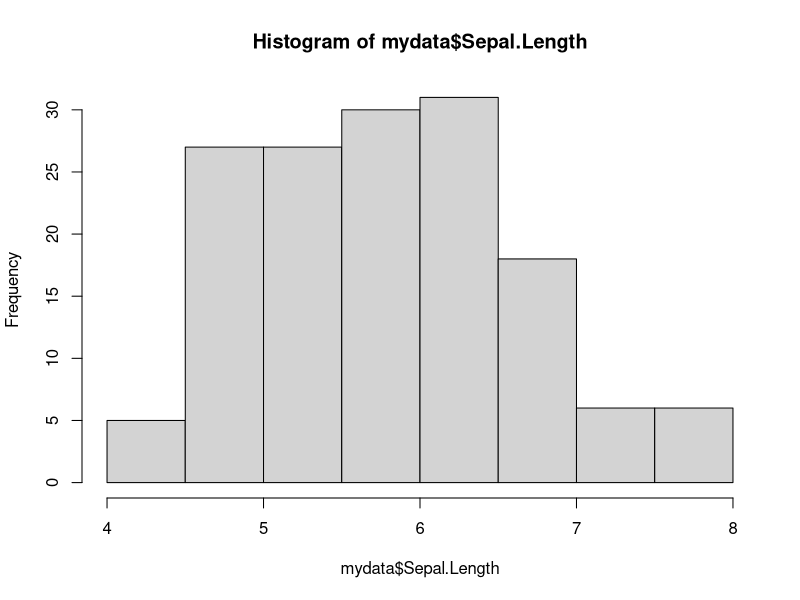
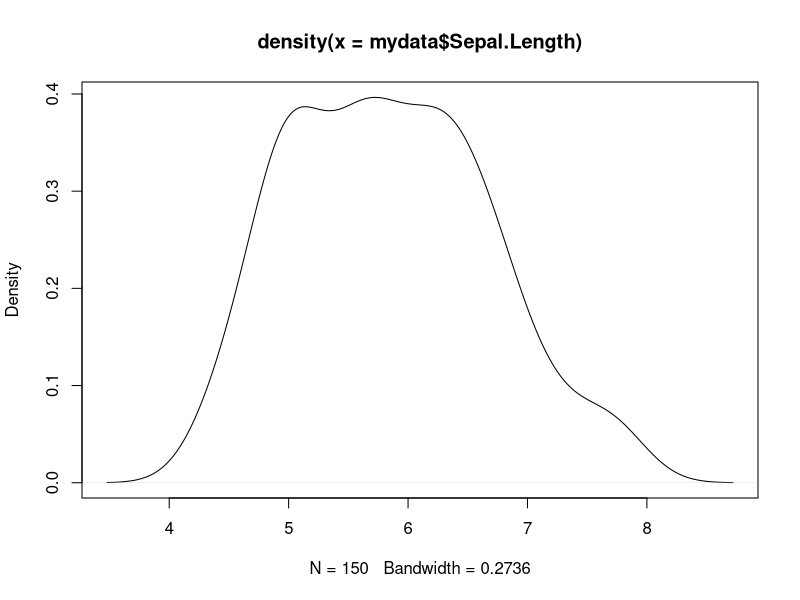
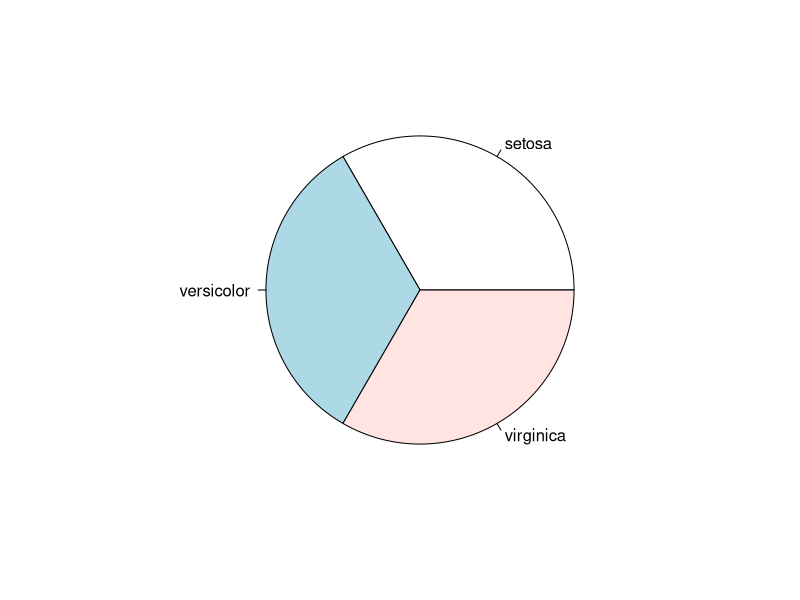
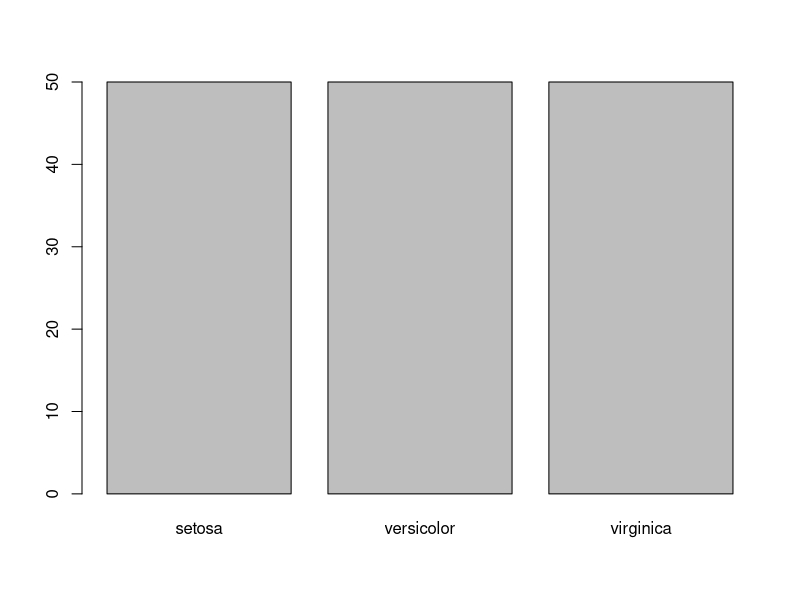
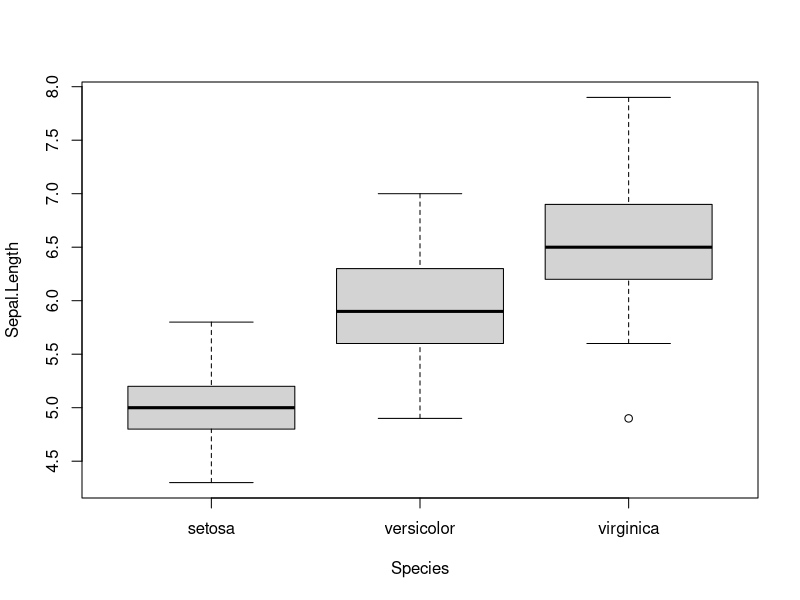
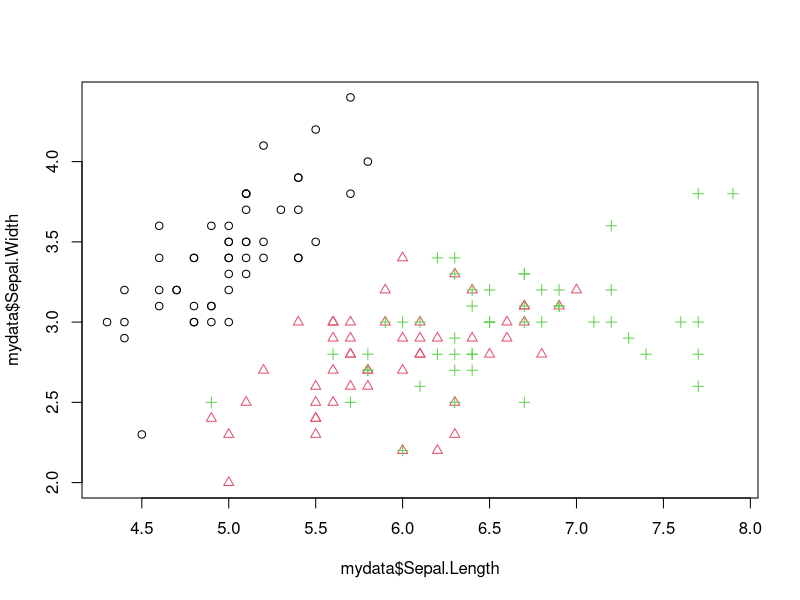
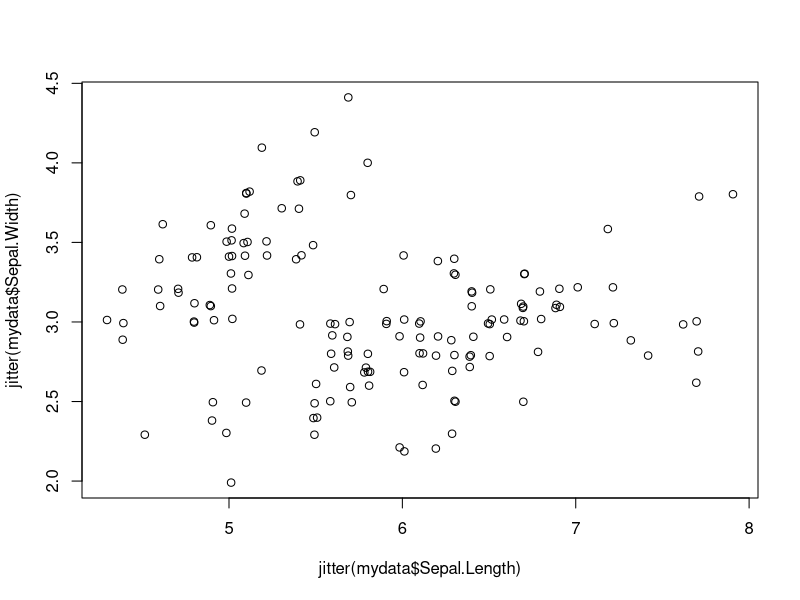
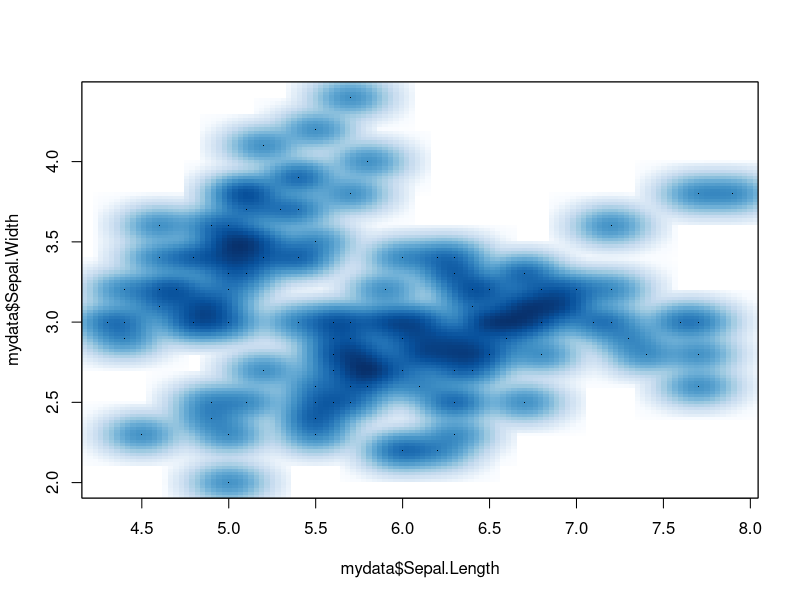

Recreate these plots in R, in order.
mydata<-iris
dim(mydata)
names(mydata)
str(mydata)
attributes(mydata)
head(mydata)
tail(mydata)
mydata[1:5,]
#samples are random selections from a set
idx<-sample(1:nrow(mydata),5)
idx
mydata[idx,] #returns the random index values from idx
mydata[1:5,"Sepal.Length"]
mydata[1:5,5]
mydata[1:5,4]
mydata$Sepal.Length[1:5]
mydata$Petal.Width[1:5]
summary(mydata)
#statistics
mean(mydata$Sepal.Length)
median(mydata$Sepal.Width)
range(mydata$Petal.Length)
quantile(mydata$Petal.Width)
quantile(mydata$Petal.Width,c(0.1, 0.5, 0.65))
var(mydata$Sepal.Length)
#Plots
hist(mydata$Sepal.Length)
density(mydata$Sepal.Length)
graph<-density(mydata$Sepal.Length)
plot(graph)
table(mydata$Species)
pie(table(mydata$Species))
barplot(table(mydata$Species))

#covarience and correlation
cov(mydata$Sepal.Length, mydata$Petal.Length)
cor(mydata$Sepal.Length, mydata$Petal.Length)

#boxplot: shows median, first and third quartile
boxplot(Sepal.Length ~ Species, data=mydata, xlab="Species", ylab="Sepal.Length")

#scatter plot: drawn for 2 numeric values. col = colours in the plot, pch: symbols of points
plot(mydata$Sepal.Length, mydata$Sepal.Width, col=mydata$Species, pch=as.numeric(mydata$Species))

#plotting with adder noise or jitter, god knows why
plot(jitter(mydata$Sepal.Length), jitter(mydata$Sepal.Width))

#turns on abstract blue balls mode
smoothScatter(mydata$Sepal.Length, mydata$Sepal.Width)

#it's magic, plots for all possible combinations
pairs(mydata)

